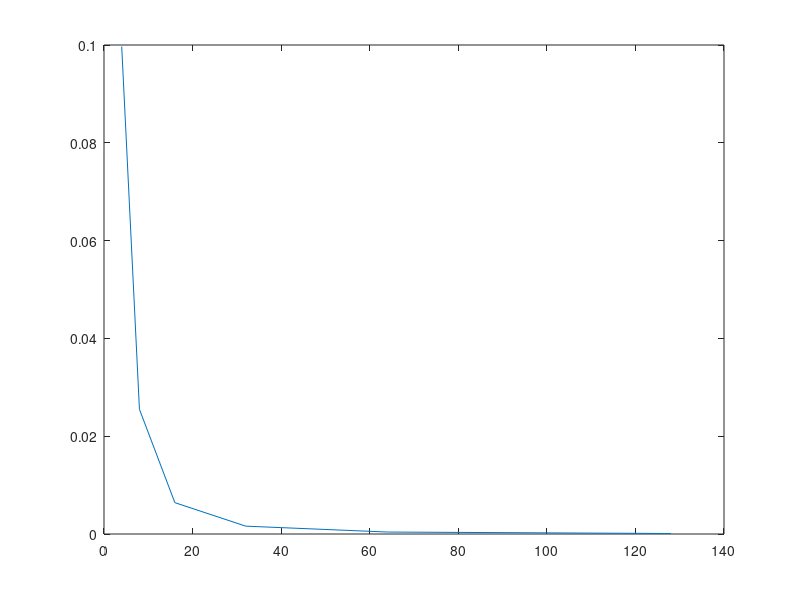

Write MATLAB code to recreate this figure.
% Dylan Balata
% CS151-05
% cs151sp15assn2a.m
% calculating pi using inscribed polygons

clear
clc
close ALL

n = [4 8 16 32 64 128] % # of sides inscribed in circle
theta = [360./n]; % value of theta corresponding with sides
s = [(2-2*cosd(theta)).^(1/2)]; % side lengths
p = [n.*s]; % perimeters of polygons
pi_approx = [p./2] % approximation of pi
percent_error = [abs(pi_approx-pi)./pi] % percent error
plot(n, percent_error) % plot

